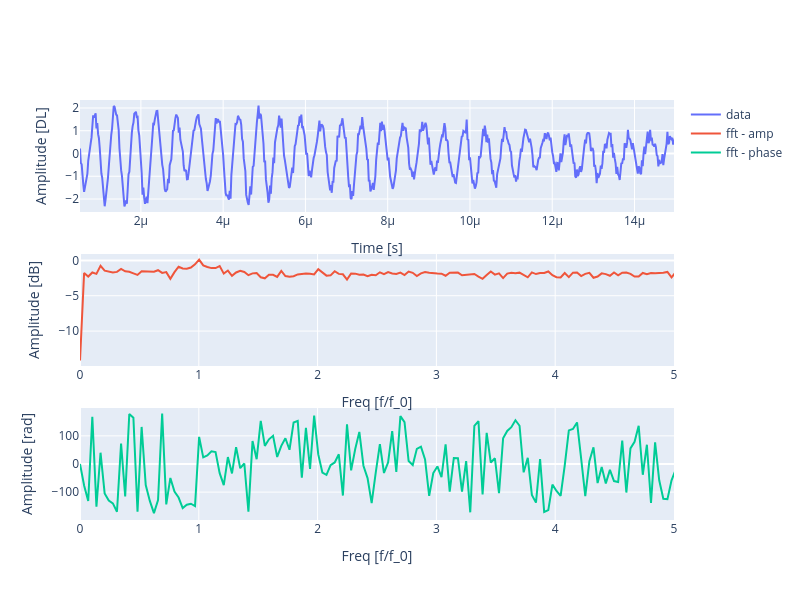

Notebook source saved alongside this figure:
### Code cell
# Plot generated data
fft_lim = 5
fft_data, freq = fft(data_processed, sampling_rate, frequency)
# plot sound wave and fft
fig = make_subplots(rows=3, cols=1)
fig.add_trace( go.Scatter(x=t_plot, y=data_processed, mode='lines',name='data'),
              row=1,col=1)
fig.add_trace( go.Scatter(x=freq,y=np.log10(np.abs(fft_data)),mode='lines',name='fft - amp'),
              row=2,col=1)
fig.add_trace( go.Scatter(x=freq, y=np.angle(fft_data, deg=True),mode='lines', name = 'fft - phase'),
              row=3,col=1)

fig.update_layout(height=600, width=800,
                  xaxis1 = dict(title='Time [s]'),
                  xaxis2 = dict(title='Freq [f/f_0]', range=[0, fft_lim]),
                  xaxis3 = dict(title='Freq [f/f_0]', range=[0, fft_lim]),
                  yaxis1 = dict(title='Amplitude [DL]'),
                  yaxis2 = dict(title='Amplitude [dB]'),
                  yaxis3 = dict(title='Amplitude [rad]'))
fig.show()

### Figure 1 — Plotly figure (JSON) as saved in the notebook; plotly's stock layout.template omitted (floating-point values rounded to 4 significant figures; data arrays with more than 128 entries replaced by an {"elided": "..."} marker saying what was removed)
{"data": [{"mode": "lines", "name": "data", "type": "scatter", "x": {"elided": "723 float values"}, "xaxis": "x", "y": {"elided": "723 float values"}, "yaxis": "y"}, {"mode": "lines", "name": "fft - amp", "type": "scatter", "x": {"elided": "361 float values"}, "xaxis": "x2", "y": {"elided": "361 float values"}, "yaxis": "y2"}, {"mode": "lines", "name": "fft - phase", "type": "scatter", "x": {"elided": "361 float values"}, "xaxis": "x3", "y": {"elided": "361 float values"}, "yaxis": "y3"}], "layout": {"height": 600, "width": 800, "xaxis": {"anchor": "y", "domain": [0, 1], "title": {"text": "Time [s]"}}, "xaxis2": {"anchor": "y2", "domain": [0, 1], "range": [0, 5], "title": {"text": "Freq [f/f_0]"}}, "xaxis3": {"anchor": "y3", "domain": [0, 1], "range": [0, 5], "title": {"text": "Freq [f/f_0]"}}, "yaxis": {"anchor": "x", "domain": [0.7333, 1], "title": {"text": "Amplitude [DL]"}}, "yaxis2": {"anchor": "x2", "domain": [0.3667, 0.6333], "title": {"text": "Amplitude [dB]"}}, "yaxis3": {"anchor": "x3", "domain": [0, 0.2667], "title": {"text": "Amplitude [rad]"}}}}
